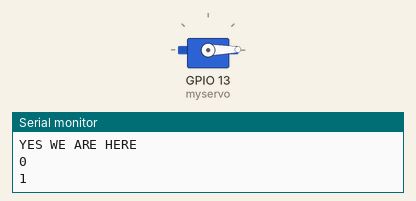
Recording of a sketch running on a simulated ESP32. Shown: servo, the last lines printed to the serial monitor.

Above: at 0.05 s.
At 2.35 s:
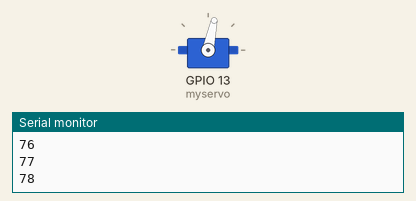
At 6.4 s:
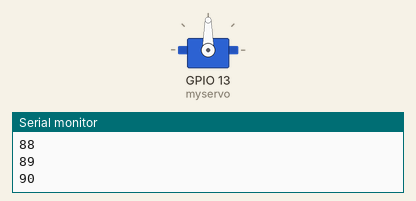
At 12.8 s:
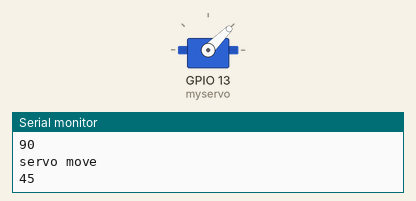
Timing chart, 0 to 16.7 s (numbered marks = the images above):
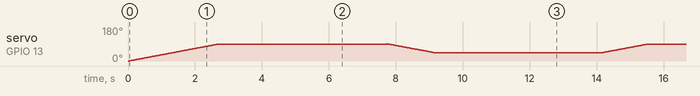

The sketch:

ESP32_Servo_Test.ino
```cpp
#include <Servo.h>

Servo myservo;  // create servo object to control a servo
// twelve servo objects can be created on most boards
int currPos = 0;

void setup() {
  Serial.begin(115200);
  myservo.attach(13);  // attaches the servo on pin 13 to the servo object
}

void loop() {
    servoMove(90);
    delay(5000);
    servoMove(45);
    delay(5000);
}


void servoMove(int angle) {
Serial.println("servo move");
Serial.println(angle);

 if (angle > currPos) {
  Serial.println("YES WE ARE HERE");
    for ( ; currPos <=  angle; currPos += 1) { // goes from 0 degrees to 180 degrees
      // in steps of 1 degree
          Serial.println(currPos);
          myservo.write(currPos); // Servo 0 (X ROT)
      delay(30);                       // waits 15ms for the servo to reach the position
    }
 } else {
    for ( ; currPos >=  angle; currPos -= 1) { // goes from 0 degrees to 180 degrees
           myservo.write(currPos); // Servo 0 (X ROT)
           delay(30);                       // waits 15ms for the servo to reach the position
   }
 }
}
```
